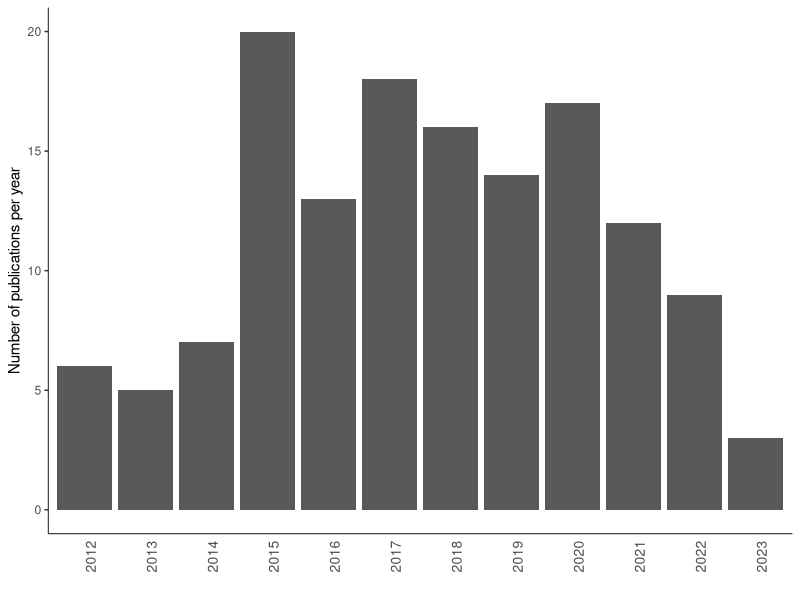

Recreate this plot in R.
##################################################
## Project: DGRPool
## Script purpose: Pubmed barplot
## Version: 1.0.0
## Date Created: 2023 Mar 03
## Date Modified: 2023 Mar 03
## Author: Vincent Gardeux (vincent.gardeux@epfl.ch)
##################################################

# Working directory
setwd("/data/gardeux/DGRPool/")

# Libraries
suppressPackageStartupMessages(library(data.table))
suppressPackageStartupMessages(library(ggplot2))

# Read Pubmed file
data.pubmed <- fread("PubMed_Timeline_Results_by_Year.csv", sep = ",", header = T, data.table = F)
	
# Plot
p <- ggplot(data.pubmed, aes(x = as.character(Year), y = Count)) + geom_col() + ylab("Number of publications per year") + xlab("") + theme(axis.line.y = element_line(linewidth = 0.3, colour = "black"), axis.line.x = element_line(linewidth = 0.3, colour = "black"), panel.grid.major = element_blank(), panel.grid.minor = element_blank(), panel.background = element_blank(), axis.ticks.x = element_blank(), axis.text.x = element_text(angle = 90, size = 10))
ggsave(plot = p, filename = "Pubmed.plot.pdf", width = 3, height = 5)
